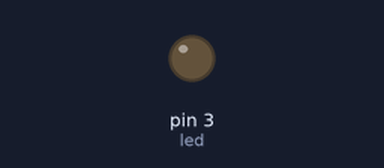
Bench run of a sketch on a simulated Arduino Uno, built with avr-gcc and run on an emulated ATmega328P. Parts: output pins drawn as LEDs (lit = HIGH). What the sketch prints to the serial monitor is not drawn.

Above: at 0.05 s.
At 5.75 s:
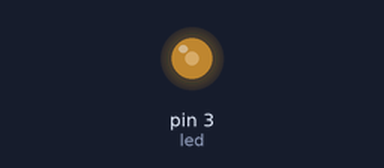
At 11.55 s:
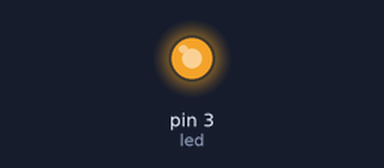
At 23.15 s:
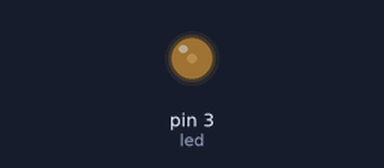
Timing chart, 0 to 33.2 s (numbered marks = the images above):
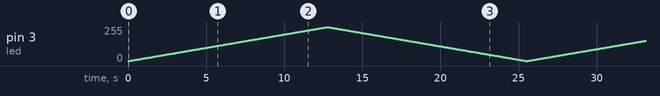

The sketch:

bai1_buoi4.ino
```cpp
int i,x;
#define led 3
void setup() {
  // put your setup code here, to run once:
Serial.begin(9600);
}

void loop() {
  // put your main code here, to run repeatedly:
  for (i=0;i<255;i++) {
    analogWrite(led,i);
    delay(50);
  }
  for (i=255;i>0;i--) {
    analogWrite(led,i);
    delay(50);
  }
  Serial.println(i);
  }
```
